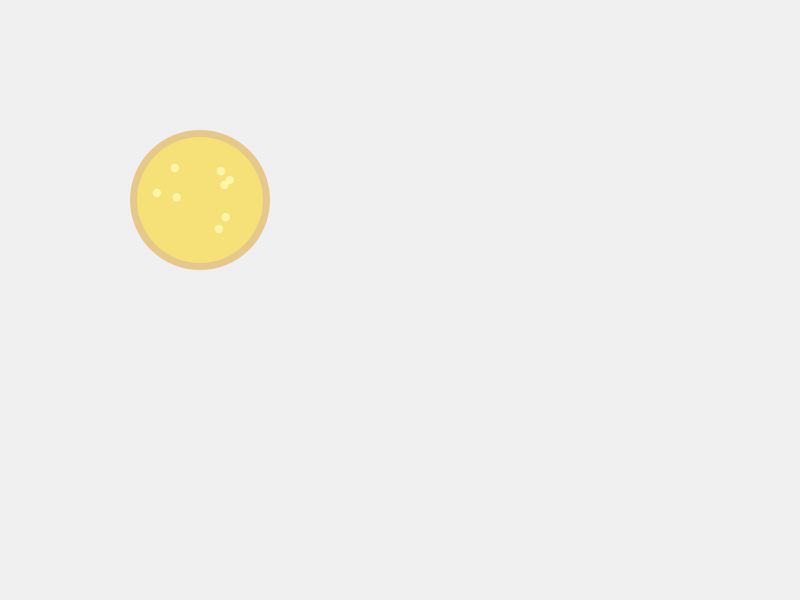
Frame 1 (no input)
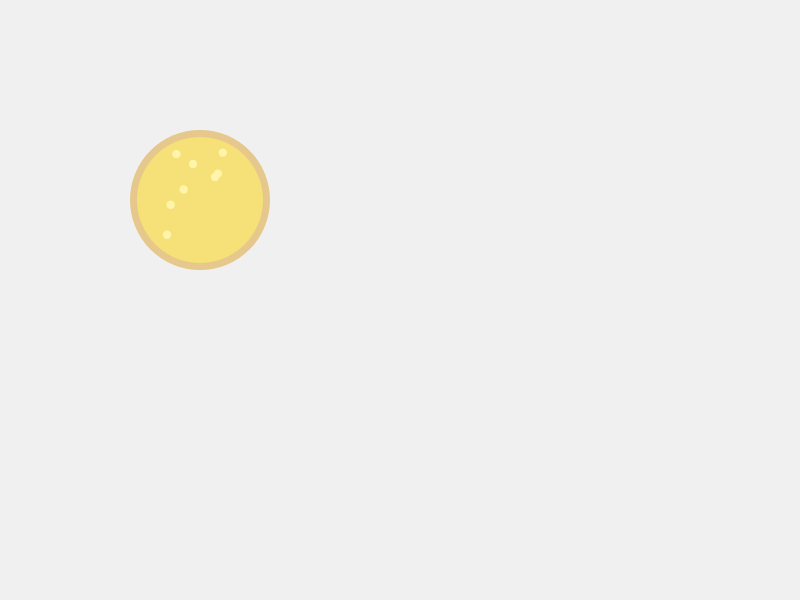
Frame 60 (no input)
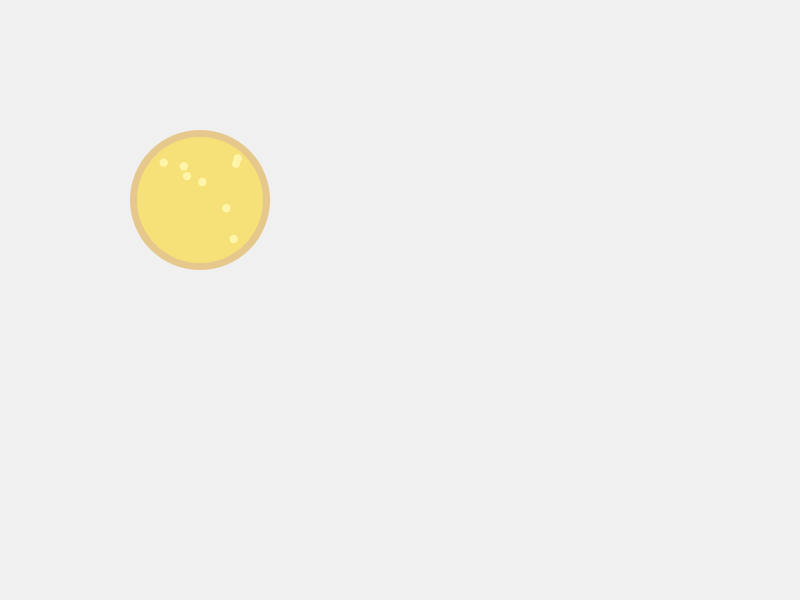
Frame 120 (the mouse pressed at the canvas centre since frame 60)

The p5.js sketch that drew these frames (run headless with seeded random() and noise() and a simulated clock; from frame 60 on, the mouse is pressed at the canvas centre):

// p5.js sketch
// ── sketch.js
// Assignment 4: Object Factory（Performing version）
// Draw a pizza.
// Use translate() to place the center at (200,200).
// When I was preparing the ingredients, the initial random range was too large, and the ingredients would run outside the edges;
// After reducing the range to 0.35 times the diameter, most of the ingredients fall into the pizza dough, making it look more natural.

let onePizza; // Just make one for now, to check if the position is accurate

function setup() {
  createCanvas(800, 600);
  // Order a pizza: flavor, size, quantity of ingredients, location
  onePizza = new Pizza("cheese", 140, 8, 200, 200);
}

function draw() {
  background(240);
  onePizza.display(); // Draw the pizza every frame
}

// Pizza category: Control appearance with four parameters: taste, size, ingredient quantity, and location
class Pizza {
  constructor(kind, size, toppingNumber, x, y) {
    this.kind = kind;                 // "cheese",  "pepperoni",  "mushroom"
    this.size = size;                 // Diameter
    this.toppingNumber = toppingNumber; // The quantity of ingredients is determined by the cycle to draw how many
    this.x = x;                       // Center X
    this.y = y;                       // Center Y
  }

  display() {
    push();
    // First, move the coordinate origin to the center of the pizza, so that all subsequent drawings are centered around (0,0)
    translate(this.x, this.y);

    // Bottom cake: a deeper outer ring
    noStroke();
    fill(230, 200, 140);
    ellipse(0, 0, this.size, this.size);

    // Cheese layer: slightly smaller circle, allowing the outer ring to be exposed as the "edge"
    fill(245, 225, 120);
    ellipse(0, 0, this.size * 0.9, this.size * 0.9);

    // Method of ingredient drawing for three flavors (switching with conditional branches)
    if (this.kind == "cheese") {
      // Cheese: Decorate with light yellow dots
      // The ingredient positions are randomly placed in squares with a diameter of plus or minus 0.35 * to avoid being too close to the side
      fill(255, 245, 170);
      for (let i = 0; i < this.toppingNumber; i++) {
        let toppingX = random(-this.size * 0.35, this.size * 0.35);
        let toppingY = random(-this.size * 0.35, this.size * 0.35);
        ellipse(toppingX, toppingY, this.size * 0.06, this.size * 0.06);
      }

    } else if (this.kind == "pepperoni") {
      // Spicy sausage: red round piece
      // Choose larger discs than cheese to distinguish flavors
      fill(200, 60, 60);
      for (let i = 0; i < this.toppingNumber; i++) {
        let toppingX = random(-this.size * 0.35, this.size * 0.35);
        let toppingY = random(-this.size * 0.35, this.size * 0.35);
        ellipse(toppingX, toppingY, this.size * 0.12, this.size * 0.12);
      }

    } else if (this.kind == "mushroom") {
      // Mushroom: upper semicircle+small rectangle
      // I initially reversed the order of the radians, with direction facing downwards; Change PI to 0 and it becomes the upper half circle
      fill(200, 190, 170);
      for (let i = 0; i < this.toppingNumber; i++) {
        let toppingX = random(-this.size * 0.35, this.size * 0.35);
        let toppingY = random(-this.size * 0.35, this.size * 0.35);
        // Cap: Upper semicircle
        arc(toppingX, toppingY, this.size * 0.16, this.size * 0.12, PI, 0);
        // Stem: small rectangle
        // I hope the stem is centered below the toppingX position; Since w=this. size * 0.04, 
        // half of it is this. size * 0.02. Therefore, use toppingX - (stemW/2) to shift the left side of the rectangle half a width to the left, 
        // aligning the center of the rectangle with toppingX. I placed the top of the stem near the center height of the mushroom cap curve (toppingY). 
        // The actual effect looks natural.
        rect(toppingX - this.size * 0.02, toppingY, this.size * 0.04, this.size * 0.06);
        // Make the stem width about 1/4 of the cap width, which looks natural: 0.16 ÷ 4 ≈ 0.04
        // Take about half of the stem height to make the ratio pleasing to the eye: 0.12 × 0.5=0.06
      }
    }

    pop(); // Restore coordinates and styles to avoid affecting other graphics
  }
}
